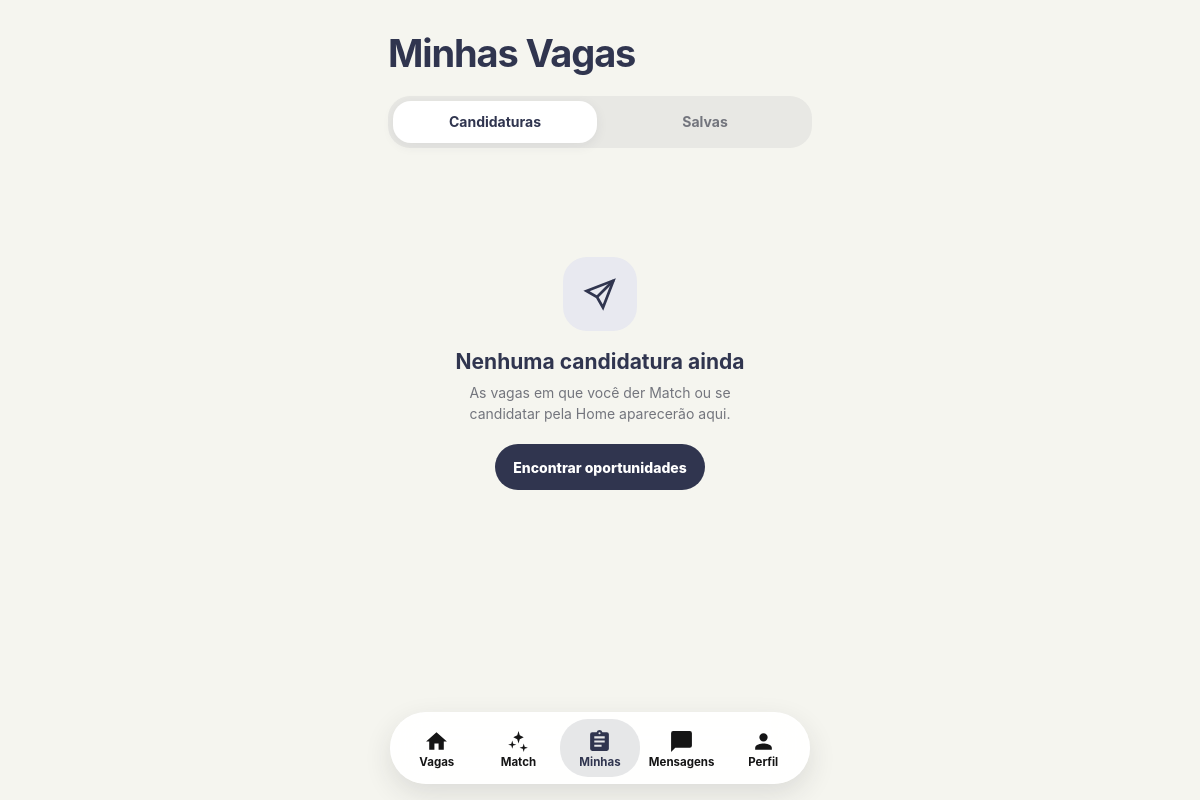
/candidaturas/ (signed in), run on an earlier commit of the app's database.
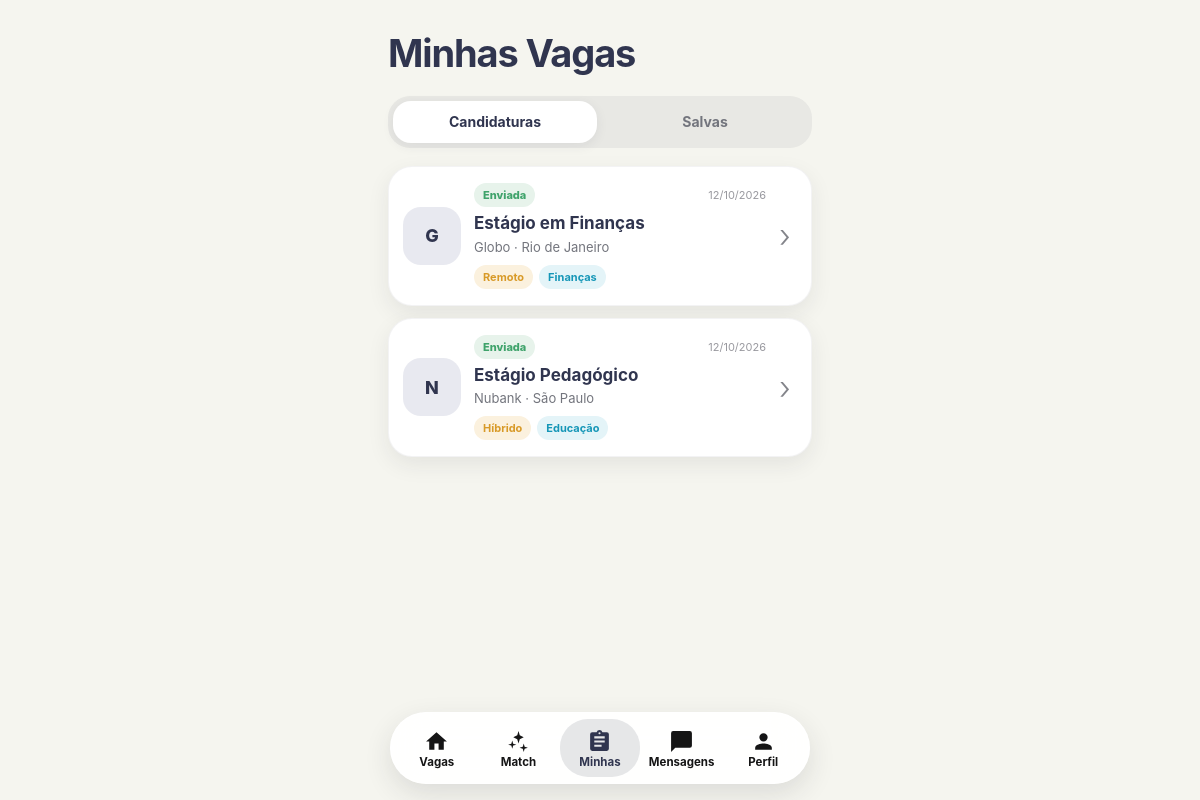
And on a later commit of the database.
### connectoapp/models.py (models this page shows, shortened)
class Candidatura(models.Model):
    ORIGENS = [
        ("home", "Home"),
        ("match", "Match"),
        ("detalhe", "Detalhe da vaga"),
    ]
    usuario = models.ForeignKey(
        settings.AUTH_USER_MODEL,
        on_delete=models.CASCADE,
        related_name="candidaturas_connecto",
    )
    oportunidade = models.ForeignKey(
        Oportunidade,
        on_delete=models.CASCADE,
        related_name="candidaturas",
    )
    data_candidatura = models.DateTimeField(auto_now_add=True)
    status = models.CharField(max_length=50, default="Enviada")
    origem = models.CharField(max_length=20, choices=ORIGENS, default="home")
    class Meta:
        constraints = [
            models.UniqueConstraint(
                fields=["usuario", "oportunidade"],
                name="candidatura_usuario_oportunidade_unica",
            )
        ]
        ordering = ["-data_candidatura"]

class Oportunidade(models.Model):
    MODALIDADES = [
        ("Presencial", "Presencial"),
        ("Híbrido", "Híbrido"),
        ("Remoto", "Remoto"),
    ]
    titulo = models.CharField(max_length=120)
    descricao = models.TextField()
    instituicao = models.CharField(max_length=100, blank=True)
    prazo = models.DateField(null=True, blank=True)
    empresa = models.ForeignKey(
        Empresa,
        on_delete=models.CASCADE,
        related_name="oportunidades",
    )
    cidade = models.CharField(max_length=100, blank=True)
    local = models.CharField(max_length=150, blank=True)
    modalidade = models.CharField(
        max_length=20,
        choices=MODALIDADES,
        default="Presencial",
    )
    area = models.CharField(max_length=100, blank=True)
    bolsa = models.DecimalField(max_digits=10, decimal_places=2, null=True, blank=True)
    requisitos = models.TextField(blank=True, help_text="Um requisito por linha")
    ativa = models.BooleanField(default=True)
    publicada_em = models.DateTimeField(auto_now_add=True)
    class Meta:
        ordering = ["-publicada_em", "-id"]

class Empresa(models.Model):
    nome = models.CharField(max_length=100)
    email = models.EmailField()
    descricao = models.TextField(blank=True)
    @property
    def iniciais(self):
        partes = [parte for parte in self.nome.split() if parte]
        return "".join(parte[0] for parte in partes[:2]).upper() or "EM"

### connectoapp/views.py (the view)
# urls.py: path("candidaturas/", views.candidaturas, name="candidaturas"),
@login_required
def candidaturas(request):
    candidaturas_usuario = (
        Candidatura.objects.filter(usuario=request.user)
        .select_related("oportunidade__empresa")
    )
    return render(
        request,
        "candidaturas.html",
        {"candidaturas": candidaturas_usuario},
    )

### template/candidaturas.html (shortened to what this page needs)
{% load static %}
<!DOCTYPE html>
<html lang="pt-BR">
<head>
  <link rel="stylesheet" href="{% static 'connecto_ui.css' %}">
  <link rel="stylesheet" href="{% static 'candidaturas.css' %}">
</head>
<body class="connecto-page applications-page">
  <main class="standard-shell applications-shell">
    <header class="applications-header">
      <h1>Minhas Vagas</h1>
    </header>
    <nav class="applications-tabs" aria-label="Minhas vagas">
      <a href="{% url 'candidaturas' %}" class="applications-tab active">Candidaturas</a>
      <a href="{% url 'favoritas' %}" class="applications-tab">Salvas</a>
    </nav>
    {% if candidaturas %}
      <section class="applications-list" aria-label="Candidaturas realizadas">
        {% for candidatura in candidaturas %}
          <a href="{% url 'detalhe_vaga' candidatura.oportunidade.id %}" class="application-card">
            <div class="application-company-icon" aria-hidden="true">
              {{ candidatura.oportunidade.empresa.iniciais }}
            </div>
            <div class="application-content">
              <div class="application-status-row">
                <span class="application-status">{{ candidatura.status }}</span>
                <time datetime="{{ candidatura.data_candidatura|date:'Y-m-d' }}">
                  {{ candidatura.data_candidatura|date:"d/m/Y" }}
                </time>
              </div>
              <h2>{{ candidatura.oportunidade.titulo }}</h2>
              <p class="application-company">
                {{ candidatura.oportunidade.empresa.nome }}
                {% if candidatura.oportunidade.cidade %} · {{ candidatura.oportunidade.cidade }}{% endif %}
              </p>
              <div class="application-tags">
                {% if candidatura.oportunidade.modalidade %}
                  <span class="application-tag application-tag--mode">{{ candidatura.oportunidade.modalidade }}</span>
                {% endif %}
                {% if candidatura.oportunidade.area %}
                  <span class="application-tag application-tag--area">{{ candidatura.oportunidade.area }}</span>
                {% endif %}
              </div>
            </div>
            <span class="application-chevron" aria-hidden="true">›</span>
          </a>
        {% endfor %}
      </section>
    {% else %}
      <section class="applications-empty">
        <div class="applications-empty__icon" aria-hidden="true">
          <svg viewBox="0 0 24 24" fill="none" stroke="currentColor" stroke-width="1.8">
            <path d="M21 3L10 14"/>
            <path d="M21 3l-7 18-4-7-7-4 18-7z"/>
          </svg>
        </div>
        <h2>Nenhuma candidatura ainda</h2>
        <p>As vagas em que você der Match ou se candidatar pela Home aparecerão aqui.</p>
        <a href="{% url 'match' %}" class="applications-primary">Encontrar oportunidades</a>
      </section>
    {% endif %}
  </main>
  {% include 'includes/bottom_nav.html' with pagina_ativa='candidaturas' %}
</body>
</html>

What changed in the data, as far as the page shows it:
added Candidatura: oportunidade.empresa.iniciais "G", status "Enviada", data_candidatura "12/10/2026", oportunidade.titulo "Estágio em Finanças", oportunidade.empresa.nome "Globo", oportunidade.cidade "Rio de Janeiro", oportunidade.modalidade "Remoto", oportunidade.area "Finanças"
added Candidatura: oportunidade.empresa.iniciais "N", status "Enviada", data_candidatura "12/10/2026", oportunidade.titulo "Estágio Pedagógico", oportunidade.empresa.nome "Nubank", oportunidade.cidade "São Paulo", oportunidade.modalidade "Híbrido", oportunidade.area "Educação"
Also different on the page:
text no longer shown: "Nenhuma candidatura ainda As vagas em que você der Match ou se candidatar pela Home aparecerão aqui. Encontrar oportunidades"
